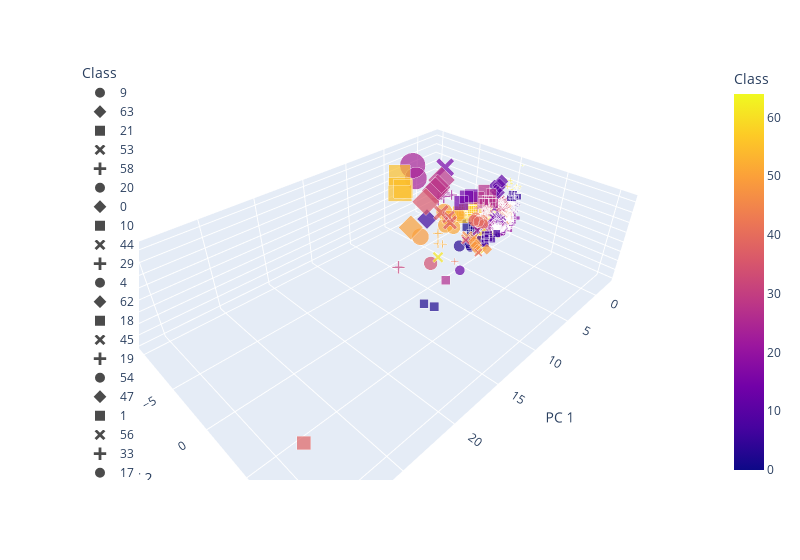

The notebook cell saved with this chart:
### Markdown cell above
### Affinity Propagation Plots

### Code cell
# Creating a 3D-Scatter with the PCA data and the clusters
# Plot
fig = px.scatter_3d(clustered_af_df, x="PC 1", y="PC 2", z="PC 3", color="Class", symbol="Class",size="average_listing_price", size_max=25, width=800, hover_name="metro_area_city", hover_data=["average_listing_price"])
fig.update_layout(legend=dict(x=0,y=1))
fig.show()
